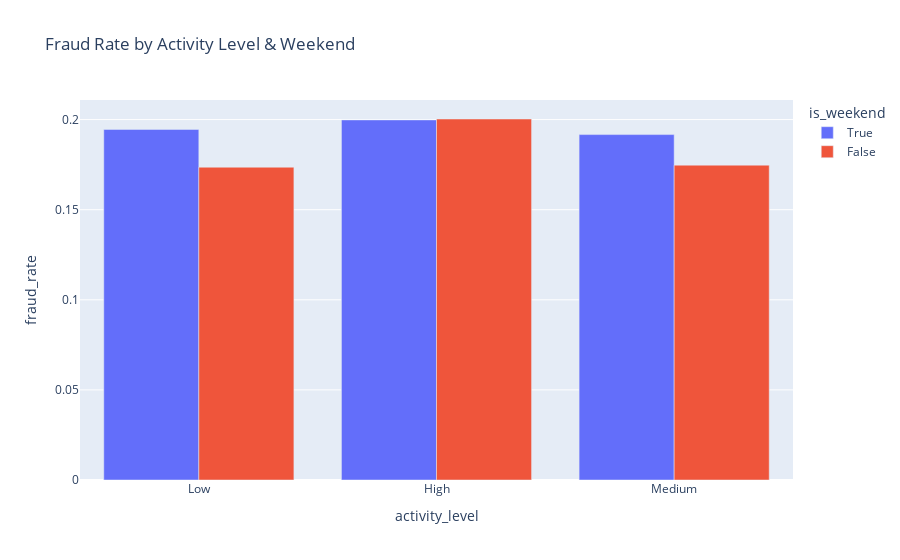

The cell this chart's notebook holds for it:
### Code cell
#fraud rate по выходным/невыходным и уровню активности
import plotly.express as px
agg_df = (
    weekend_offline_df
    .group_by(["is_weekend", "activity_level"])
    .agg([
        pl.len().alias("total"),
        pl.col("is_fraud").sum().alias("frauds")
    ])
    .with_columns([
        (pl.col("frauds") / pl.col("total")).alias("fraud_rate")
    ])
    .to_pandas()
)

fig = px.bar(
    agg_df,
    x="activity_level",
    y="fraud_rate",
    color="is_weekend",
    barmode="group",
    title="Fraud Rate by Activity Level & Weekend"
)
fig.show()

### Figure 1 — Plotly figure (JSON) as saved in the notebook; plotly's stock layout.template omitted (floating-point values rounded to 4 significant figures)
{"data": [{"alignmentgroup": "True", "hovertemplate": "is_weekend=True<br>activity_level=%{x}<br>fraud_rate=%{y}<extra></extra>", "legendgroup": "True", "marker": {"color": "#636efa", "pattern": {"shape": ""}}, "name": "True", "offsetgroup": "True", "orientation": "v", "showlegend": true, "textposition": "auto", "x": ["Low", "High", "Medium"], "xaxis": "x", "y": [0.1945, 0.1998, 0.1917], "yaxis": "y", "type": "bar"}, {"alignmentgroup": "True", "hovertemplate": "is_weekend=False<br>activity_level=%{x}<br>fraud_rate=%{y}<extra></extra>", "legendgroup": "False", "marker": {"color": "#EF553B", "pattern": {"shape": ""}}, "name": "False", "offsetgroup": "False", "orientation": "v", "showlegend": true, "textposition": "auto", "x": ["Low", "High", "Medium"], "xaxis": "x", "y": [0.1736, 0.2003, 0.1747], "yaxis": "y", "type": "bar"}], "layout": {"xaxis": {"anchor": "y", "domain": [0.0, 1.0], "title": {"text": "activity_level"}}, "yaxis": {"anchor": "x", "domain": [0.0, 1.0], "title": {"text": "fraud_rate"}}, "legend": {"title": {"text": "is_weekend"}, "tracegroupgap": 0}, "title": {"text": "Fraud Rate by Activity Level & Weekend"}, "barmode": "group"}}
